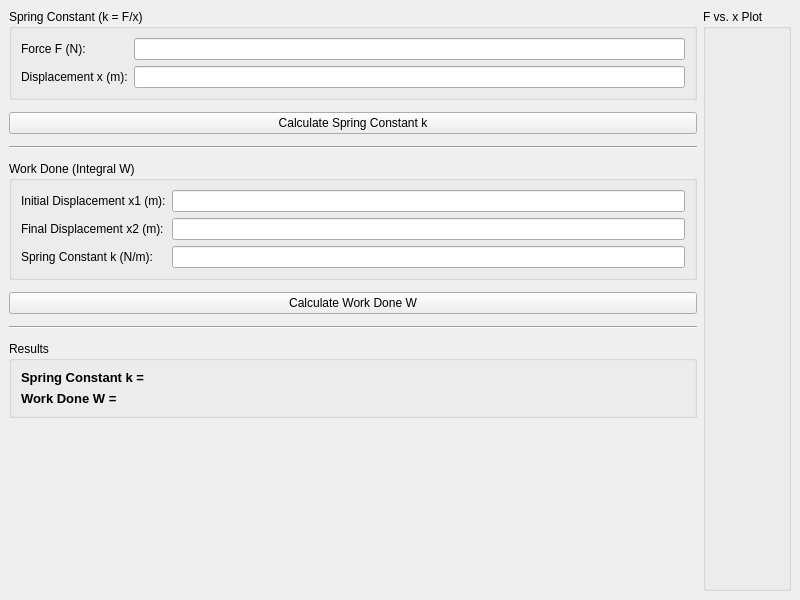
<?xml version="1.0" encoding="UTF-8"?>
<ui version="4.0">
 <class>MainWindow</class>
 <widget class="QMainWindow" name="MainWindow">
  <property name="geometry">
   <rect>
    <x>0</x>
    <y>0</y>
    <width>800</width>
    <height>600</height>
   </rect>
  </property>
  <property name="windowTitle">
   <string>Advanced Spring Calculator (k and Work Done)</string>
  </property>
  <widget class="QWidget" name="centralwidget">
   <layout class="QHBoxLayout" name="horizontalLayout_main">
    <item>
     <layout class="QVBoxLayout" name="verticalLayout_controls">
      <property name="spacing">
       <number>12</number>
      </property>
      <property name="leftMargin">
       <number>0</number>
      </property>
      <property name="topMargin">
       <number>0</number>
      </property>
      <property name="rightMargin">
       <number>0</number>
      </property>
      <property name="bottomMargin">
       <number>0</number>
      </property>
      <item>
       <widget class="QGroupBox" name="groupBoxInputK">
        <property name="title">
         <string>Spring Constant (k = F/x)</string>
        </property>
        <layout class="QGridLayout" name="gridLayout_inputK">
         <item row="0" column="0">
          <widget class="QLabel" name="labelForce">
           <property name="text">
            <string>Force F (N):</string>
           </property>
          </widget>
         </item>
         <item row="0" column="1">
          <widget class="QLineEdit" name="lineEditForce"/>
         </item>
         <item row="1" column="0">
          <widget class="QLabel" name="labelDisplacement">
           <property name="text">
            <string>Displacement x (m):</string>
           </property>
          </widget>
         </item>
         <item row="1" column="1">
          <widget class="QLineEdit" name="lineEditDisplacement"/>
         </item>
        </layout>
       </widget>
      </item>
      <item>
       <widget class="QPushButton" name="pushButtonCalculateK">
        <property name="text">
         <string>Calculate Spring Constant k</string>
        </property>
       </widget>
      </item>
      <item>
       <widget class="Line" name="line_K">
        <property name="orientation">
         <enum>Qt::Orientation::Horizontal</enum>
        </property>
       </widget>
      </item>
      <item>
       <widget class="QGroupBox" name="groupBoxInputIntegral">
        <property name="title">
         <string>Work Done (Integral W)</string>
        </property>
        <layout class="QGridLayout" name="gridLayout_inputIntegral">
         <item row="0" column="0">
          <widget class="QLabel" name="labelInitialDisplacement">
           <property name="text">
            <string>Initial Displacement x1 (m):</string>
           </property>
          </widget>
         </item>
         <item row="0" column="1">
          <widget class="QLineEdit" name="lineEditInitialDisplacement"/>
         </item>
         <item row="1" column="0">
          <widget class="QLabel" name="labelFinalDisplacement">
           <property name="text">
            <string>Final Displacement x2 (m):</string>
           </property>
          </widget>
         </item>
         <item row="1" column="1">
          <widget class="QLineEdit" name="lineEditFinalDisplacement"/>
         </item>
         <item row="2" column="0">
          <widget class="QLabel" name="labelSpringConstantK_Integral">
           <property name="text">
            <string>Spring Constant k (N/m):</string>
           </property>
          </widget>
         </item>
         <item row="2" column="1">
          <widget class="QLineEdit" name="lineEditSpringConstantK_Integral"/>
         </item>
        </layout>
       </widget>
      </item>
      <item>
       <widget class="QPushButton" name="pushButtonCalculateWork">
        <property name="text">
         <string>Calculate Work Done W</string>
        </property>
       </widget>
      </item>
      <item>
       <widget class="Line" name="line_W">
        <property name="orientation">
         <enum>Qt::Orientation::Horizontal</enum>
        </property>
       </widget>
      </item>
      <item>
       <widget class="QGroupBox" name="groupBoxResults">
        <property name="title">
         <string>Results</string>
        </property>
        <layout class="QVBoxLayout" name="verticalLayout_results">
         <item>
          <widget class="QLabel" name="labelResultK">
           <property name="font">
            <font>
             <pointsize>10</pointsize>
             <bold>true</bold>
            </font>
           </property>
           <property name="text">
            <string>Spring Constant k = </string>
           </property>
          </widget>
         </item>
         <item>
          <widget class="QLabel" name="labelResultWork">
           <property name="font">
            <font>
             <pointsize>10</pointsize>
             <bold>true</bold>
            </font>
           </property>
           <property name="text">
            <string>Work Done W = </string>
           </property>
          </widget>
         </item>
        </layout>
       </widget>
      </item>
      <item>
       <spacer name="verticalSpacer">
        <property name="orientation">
         <enum>Qt::Orientation::Vertical</enum>
        </property>
        <property name="sizeHint" stdset="0">
         <size>
          <width>20</width>
          <height>40</height>
         </size>
        </property>
       </spacer>
      </item>
     </layout>
    </item>
    <item>
     <widget class="QGroupBox" name="groupBoxPlot">
      <property name="title">
       <string>F vs. x Plot</string>
      </property>
      <layout class="QVBoxLayout" name="verticalLayout_plot">
       <item>
        <widget class="QWidget" name="plotWidgetContainer" native="true">
         <property name="sizePolicy">
          <sizepolicy hsizetype="Preferred" vsizetype="Preferred">
           <horstretch>1</horstretch>
           <verstretch>1</verstretch>
          </sizepolicy>
         </property>
        </widget>
       </item>
      </layout>
     </widget>
    </item>
   </layout>
  </widget>
 </widget>
 <resources/>
 <connections/>
</ui>
